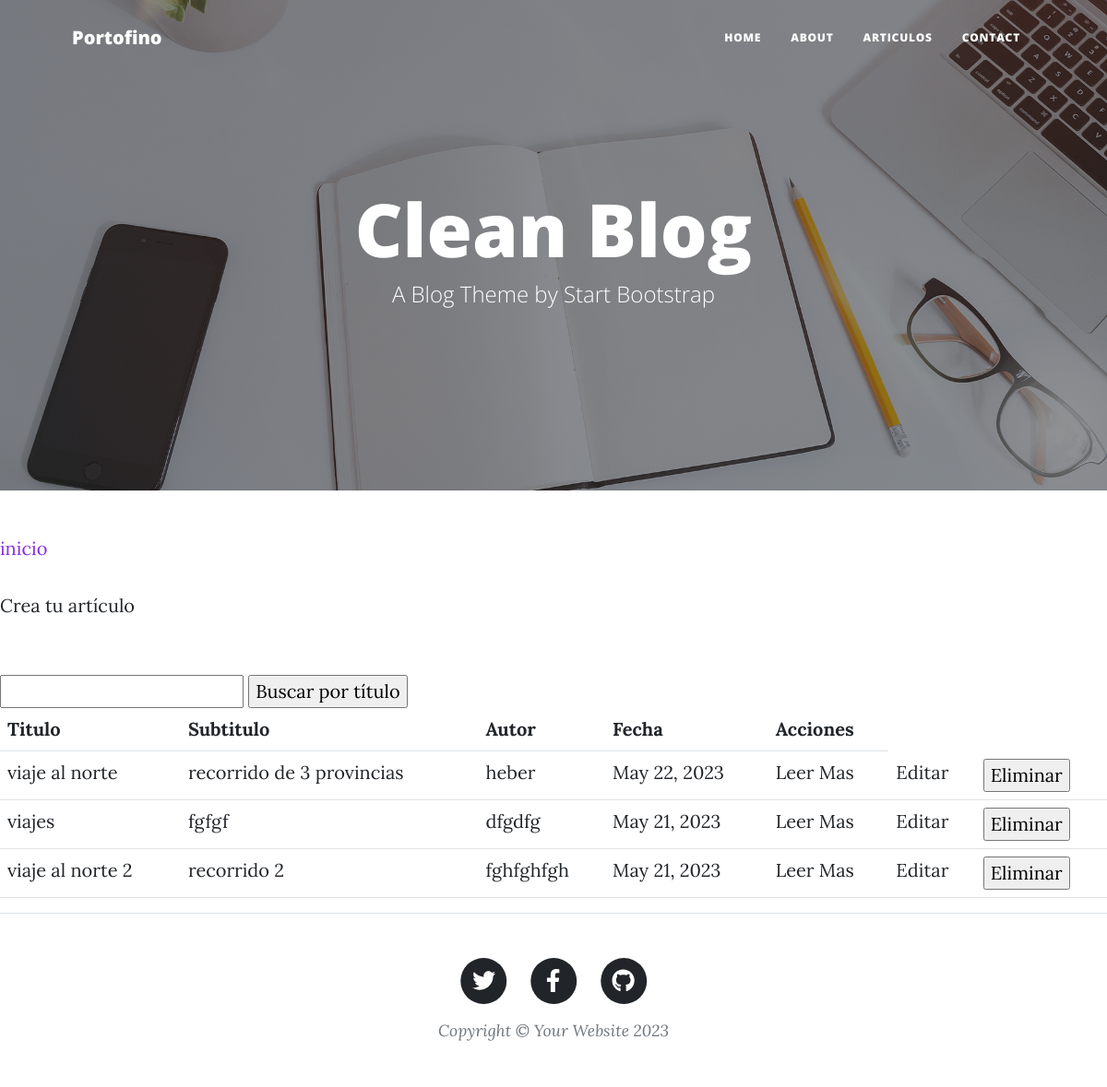
The page /AppBlog/pages/ on the database as committed earlier.
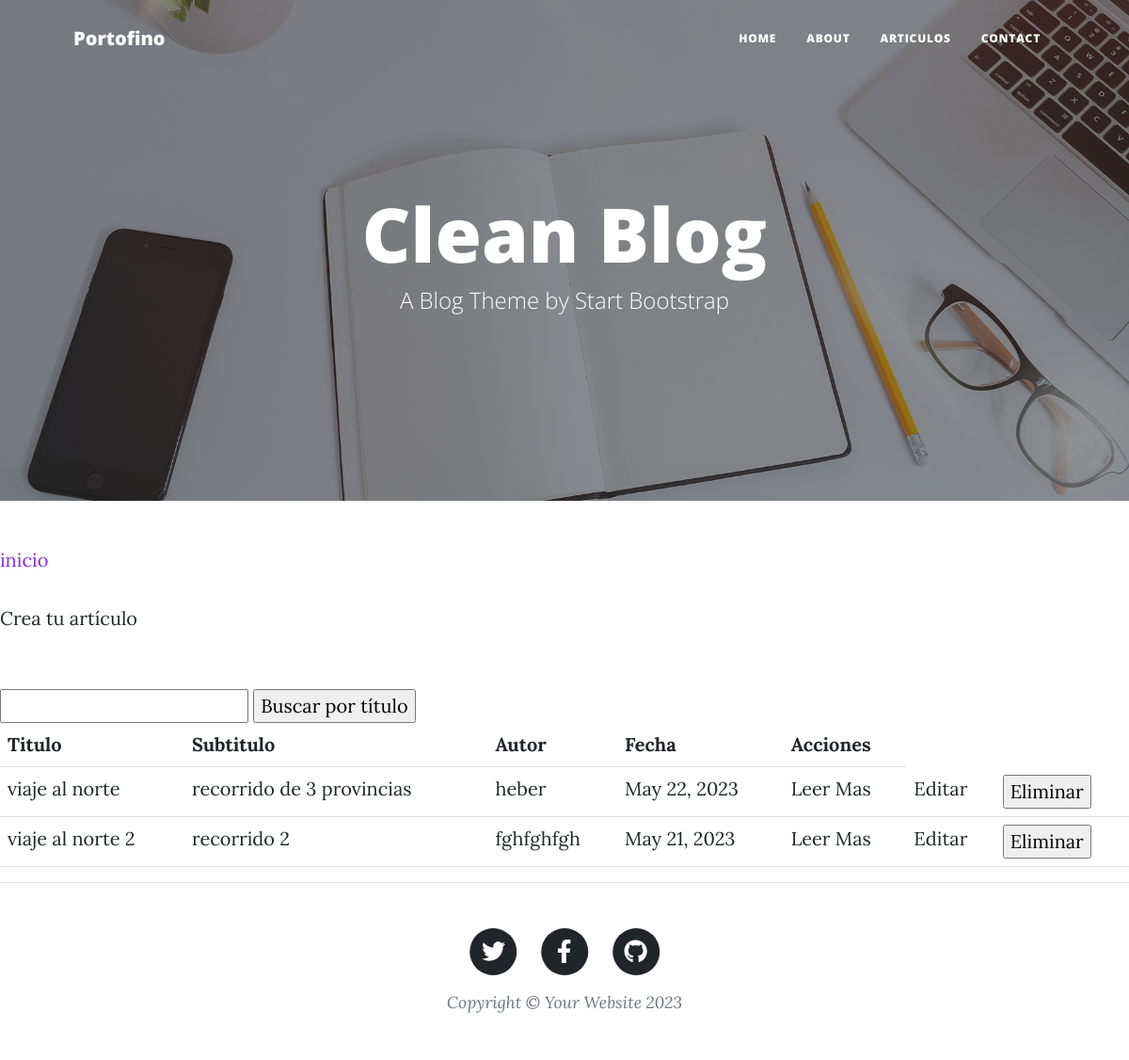
The same page on the database as committed later.
### AppBlog/models.py (models this page shows)
class Articulo(models.Model):
    titulo = models.CharField(max_length=64)
    subtitulo= models.CharField(max_length=150)
    cuerpo= models.TextField()
    Autor = models.CharField(max_length=64)
    fecha= models.DateField(null=True)

### AppBlog/views.py (the view)
# urls.py: path('pages/', views.ListaDeArticulos, name="ListaArticulos"),
def ListaDeArticulos(request):
    contexto = {
        "articulos": Articulo.objects.all(),
    }
    http_response = render(
        request=request,
        template_name='AppBlog/pages.html',
        context=contexto,
    )
    return http_response

### AppBlog/templates/AppBlog/pages.html (shortened to what this page needs)
{% extends "AppBlog/padre.html" %}
{% load static %}
{% block contenidoQueCambia %}
<section>
    <div>
        <p style="color:blueviolet"> inicio </p>
        <a href="{% url 'crear-articulo' %}">Crea tu artículo</a>
        <br>
        <br><br>
        <form action="{% url 'buscar_articulo' %}" method="post">
        <input type="text" name="busqueda">
        <input type="submit" value="Buscar por título">
        </form>
        <table class="table">
            <tbody>
              <tr>
                <th>Titulo</th>
                <th>Subtitulo</th>
                <th>Autor</th>
                <th>Fecha</th>
                <th>Acciones</th>
              </tr>
              {% for articulo in articulos %}
              <tr>
                <td>{{ articulo.titulo }}</td>
                <td>{{ articulo.subtitulo }}</td>
                <td>{{ articulo.Autor }}</td>
                <td>{{ articulo.fecha }}</td>
                <td>
                    <a href="{% url 'articulo' articulo.id %}">Leer Mas</a>
                  </td>
                <td>
                    <a href="{% url 'editar_articulo' articulo.id %}">Editar</a>
                </td>
                <td>
                    <form action="{% url 'eliminar_articulo' articulo.id %}" method="post">
                      <input type="submit" value="Eliminar">
                    </form>
                </td>
              </tr>
              {% endfor %}
            </tbody>
          </table>
    </div>
</section>
{% endblock %}

Rows that differ between the two databases and show on the page:
removed Articulo: titulo "viajes", subtitulo "fgfgf", Autor "dfgdfg", fecha "May 21, 2023"
